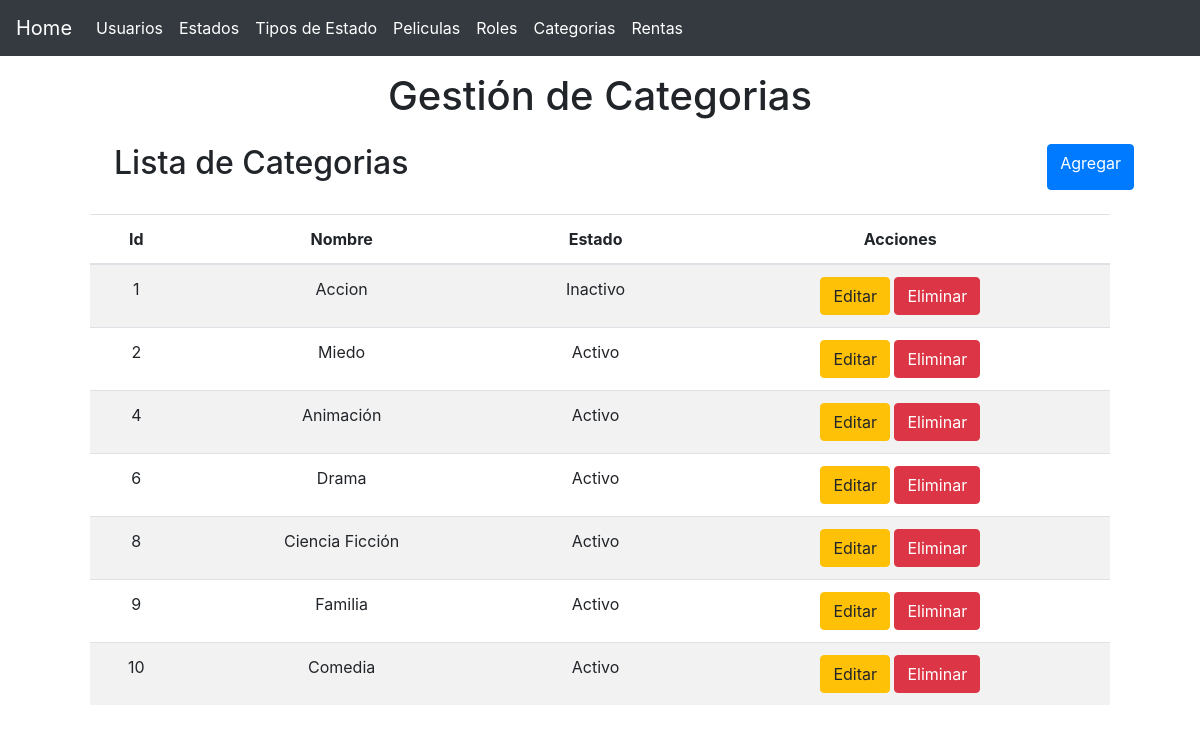
Page /?controller=category on the committed database.
### tables this page shows
CREATE TABLE `categories` (
  `id` int(11) NOT NULL,
  `name` varchar(45) NOT NULL,
  `statuses_id` int(11) NOT NULL
);

CREATE TABLE `statuses` (
  `id` int(11) NOT NULL,
  `name` varchar(45) NOT NULL,
  `type_statuses_id` int(11) NOT NULL
);

### controllers/CategoryController.php (called while the page is built, shortened)
<?php
require 'models/Category.php';
class CategoryController
{
    private $CategoryModel;
    public function __construct()
    {
        $this ->CategoryModel = new Category;
    }
    public function index()
    {
    	require 'views/layout.php';
        $Categories= $this ->CategoryModel -> getAll();
        require 'views/Category/list.php';
    }
}

### models/Category.php (called while the page is built, shortened)
<?php
class Category
{
    public function __construct()
    {
        try {
            $this->pdo = new Database;
        } catch (PDOException $e) {
            die($e->getMessage());
        }
    }
    public function getAll()
    {
        try {
            $strSql = "SELECT c.*, s.name as status FROM categories c INNER JOIN  statuses s ON s.id=c.statuses_id";
            $query = $this->pdo->select($strSql);
            return $query;
        } catch (PDOException $e) {
            die($e->getMessage());
        }
    }
}

### providers/Database.php (called while the page is built, shortened)
<?php
class Database extends PDO
{
    public function select($strSql, $arrayData = array(), $fetchMode = PDO::FETCH_OBJ)
    {
    	$query = $this->prepare($strSql);
    	if( !$query->execute() ) {
    		echo "Error, la consulta no se realizó";
    	} else {
    		return $query->fetchAll($fetchMode);
    	}
    }
}

### views/Category/list.php (the view)
<main class="container">
<main class="container">
	<section class="col-md-12 text-center">
		<div class="mt-3">
			<h1>Gestión de Categorias</h1>
		</div>
		<div class="col-md-12 m-4 d-flex justify-content-between">
			<h2>Lista de Categorias</h2>
			<a href="?controller=Category&method=add" class="btn btn-primary">Agregar</a>
		</div>
		<section class="col-md-12 flex-nowrap table-responsive">
			<table class="table table-striped table-hover">
				<thead>
					<tr>
						<th>Id</th>
						<th>Nombre</th>
						<th>Estado</th>
						<th>Acciones</th>
					</tr>
				</thead>
				<tbody>
					<?php foreach($Categories as $Category): ?>
						<tr>
							<td><?php echo $Category->id ?></td>
							<td><?php echo $Category->name ?></td>
							<td><?php echo $Category->status ?></td>
							<td>
								<a href="?controller=Category&method=edit&id=<?php echo $Category->id?>" class="btn btn-warning" title="Editar Categoria">Editar</a>
								<a href="?controller=Category&method=delete&id=<?php echo $Category->id?>" class="btn btn-danger" title="Eliminar Categoria">Eliminar</a>
							</td>
						</tr>
					<?php endforeach ?>
				</tbody>
			</table>
		</section>
	</section>
</main>

### rows in the picture
categories: id "1", name "Accion", statuses.name "Inactivo"
categories: id "2", name "Miedo", statuses.name "Activo"
categories: id "4", name "Animación", statuses.name "Activo"
categories: id "6", name "Drama", statuses.name "Activo"
categories: id "8", name "Ciencia Ficción", statuses.name "Activo"
categories: id "9", name "Familia", statuses.name "Activo"
categories: id "10", name "Comedia", statuses.name "Activo"
